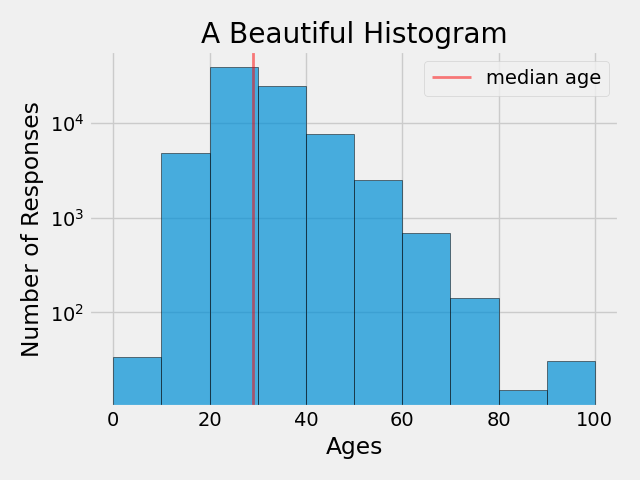

Write Python code to recreate this figure.
from matplotlib import pyplot as plt
import pandas as pd

plt.style.use('fivethirtyeight')
data = pd.read_csv('age_data.csv')

ages = data['Age']
median_age = 29
bins = [i for i in range(0, 110, 10)]

plt.hist(ages, bins=bins, edgecolor='black', log=True, alpha=.7)  # log = plot in logarithmic scale
plt.axvline(median_age, label='median age', color='red', linewidth='2', alpha=.5)  # axvline = axis vertical line

plt.title('A Beautiful Histogram')
plt.xlabel('Ages')
plt.ylabel('Number of Responses')

plt.legend()
plt.tight_layout()
plt.savefig('age_data_hist.png')

plt.show()
